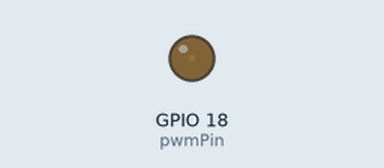
Recording of a sketch running on a simulated ESP32. Shown: output pins drawn as LEDs (lit = HIGH).

Above: at 0.05 s.
At 1.15 s:
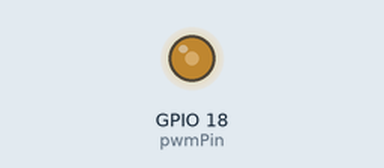
At 2.3 s:
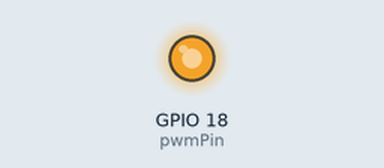
At 4.6 s:
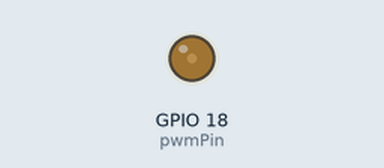
Timing chart, 0 to 8.0 s (numbered marks = the images above):
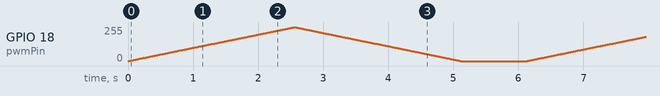

The sketch:

tesPWMlampu.ino
```cpp
// Tentukan pin GPIO yang digunakan
const int pwmPin = 18;

// Konfigurasi PWM
const int channel = 0;
const int frekuensi = 5000;
const int resolusi = 8;

void setup() {
  // 1. Mengatur konfigurasi PWM (channel, frekuensi, resolusi)
  ledcSetup(channel, frekuensi, resolusi);

  // 2. Menyambungkan channel PWM ke pin GPIO fisik
  ledcAttachPin(pwmPin, channel);
}

void loop() {
  // Efek Lampu Dari Redup ke Terang
  for (int dutyCycle = 0; dutyCycle <= 255; dutyCycle++) {
    ledcWrite(channel, dutyCycle);
    delay(10);
  }

  // Efek Lampu Dari Terang ke Redup
  for (int dutyCycle = 255; dutyCycle >= 0; dutyCycle--) {
    ledcWrite(channel, dutyCycle);
    delay(10);
  }

  delay(1000);
}
```
